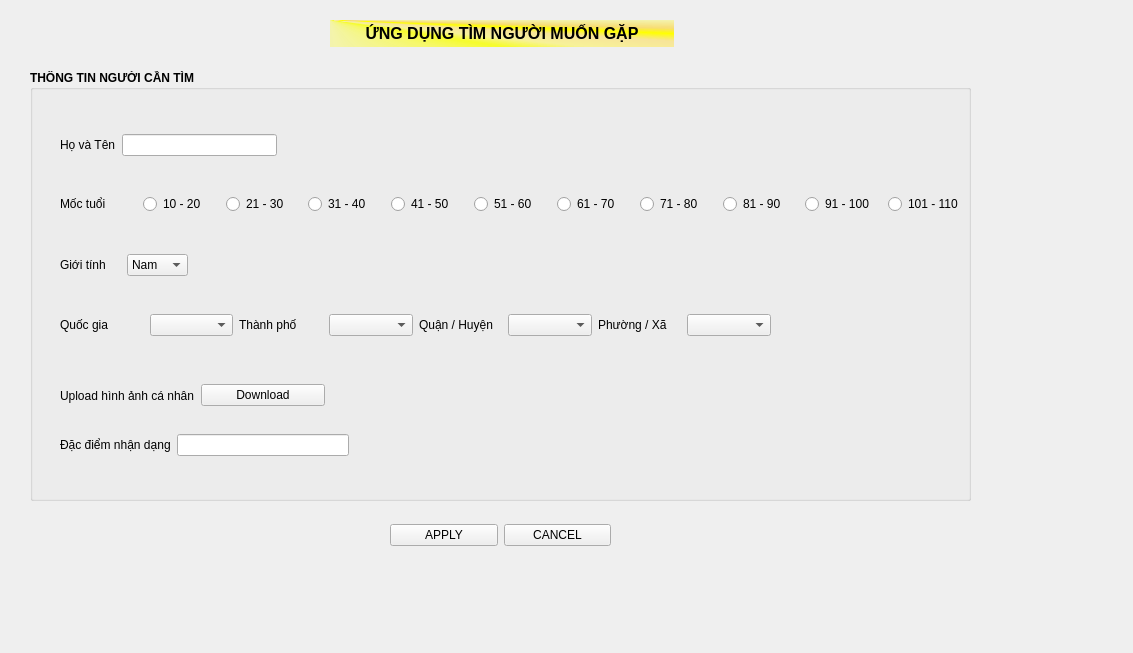
<?xml version="1.0" encoding="UTF-8"?>
<ui version="4.0">
 <class>Form</class>
 <widget class="QWidget" name="Form">
  <property name="geometry">
   <rect>
    <x>0</x>
    <y>0</y>
    <width>1133</width>
    <height>653</height>
   </rect>
  </property>
  <property name="windowTitle">
   <string>Form</string>
  </property>
  <widget class="QLabel" name="title_label">
   <property name="geometry">
    <rect>
     <x>330</x>
     <y>20</y>
     <width>344</width>
     <height>27</height>
    </rect>
   </property>
   <property name="font">
    <font>
     <pointsize>12</pointsize>
     <bold>true</bold>
    </font>
   </property>
   <property name="mouseTracking">
    <bool>true</bool>
   </property>
   <property name="styleSheet">
    <string notr="true">background-color: qconicalgradient(cx:0, cy:0, angle:135, stop:0 rgba(255, 255, 0, 69), stop:0.375 rgba(255, 255, 0, 69), stop:0.423533 rgba(251, 255, 0, 145), stop:0.45 rgba(247, 255, 0, 208), stop:0.477581 rgba(255, 244, 71, 130), stop:0.518717 rgba(255, 218, 71, 130), stop:0.55 rgba(255, 255, 0, 255), stop:0.57754 rgba(255, 203, 0, 130), stop:0.625 rgba(255, 255, 0, 69), stop:1 rgba(255, 255, 0, 69));
color: rgb(0, 0, 0);</string>
   </property>
   <property name="text">
    <string>&lt;html&gt;&lt;head/&gt;&lt;body&gt;&lt;p align=&quot;center&quot;&gt;ỨNG DỤNG TÌM NGƯỜI MUỐN GẶP&lt;/p&gt;&lt;/body&gt;&lt;/html&gt;</string>
   </property>
  </widget>
  <widget class="QGroupBox" name="groupBox">
   <property name="geometry">
    <rect>
     <x>30</x>
     <y>70</y>
     <width>941</width>
     <height>431</height>
    </rect>
   </property>
   <property name="font">
    <font>
     <bold>true</bold>
    </font>
   </property>
   <property name="title">
    <string>THÔNG TIN NGƯỜI CẦN TÌM</string>
   </property>
   <widget class="QWidget" name="horizontalLayoutWidget">
    <property name="geometry">
     <rect>
      <x>30</x>
      <y>60</y>
      <width>217</width>
      <height>30</height>
     </rect>
    </property>
    <layout class="QHBoxLayout" name="horizontalLayout">
     <item>
      <widget class="QLabel" name="ho_ten_label">
       <property name="font">
        <font>
         <bold>false</bold>
        </font>
       </property>
       <property name="text">
        <string>Họ và Tên</string>
       </property>
      </widget>
     </item>
     <item>
      <widget class="QLineEdit" name="lineEdit"/>
     </item>
    </layout>
   </widget>
   <widget class="QWidget" name="horizontalLayoutWidget_3">
    <property name="geometry">
     <rect>
      <x>30</x>
      <y>120</y>
      <width>905</width>
      <height>28</height>
     </rect>
    </property>
    <layout class="QHBoxLayout" name="horizontalLayout_3">
     <item>
      <widget class="QLabel" name="label_3">
       <property name="font">
        <font>
         <pointsize>9</pointsize>
         <bold>false</bold>
        </font>
       </property>
       <property name="text">
        <string>Mốc tuổi</string>
       </property>
      </widget>
     </item>
     <item>
      <widget class="QRadioButton" name="check_1">
       <property name="font">
        <font>
         <pointsize>9</pointsize>
         <bold>false</bold>
        </font>
       </property>
       <property name="text">
        <string>10 - 20</string>
       </property>
      </widget>
     </item>
     <item>
      <widget class="QRadioButton" name="check_5">
       <property name="font">
        <font>
         <pointsize>9</pointsize>
         <bold>false</bold>
        </font>
       </property>
       <property name="text">
        <string>21 - 30</string>
       </property>
      </widget>
     </item>
     <item>
      <widget class="QRadioButton" name="check_4">
       <property name="font">
        <font>
         <pointsize>9</pointsize>
         <bold>false</bold>
        </font>
       </property>
       <property name="text">
        <string>31 - 40</string>
       </property>
      </widget>
     </item>
     <item>
      <widget class="QRadioButton" name="check_3">
       <property name="font">
        <font>
         <pointsize>9</pointsize>
         <bold>false</bold>
        </font>
       </property>
       <property name="text">
        <string>41 - 50</string>
       </property>
      </widget>
     </item>
     <item>
      <widget class="QRadioButton" name="check_2">
       <property name="font">
        <font>
         <pointsize>9</pointsize>
         <bold>false</bold>
        </font>
       </property>
       <property name="text">
        <string>51 - 60</string>
       </property>
      </widget>
     </item>
     <item>
      <widget class="QRadioButton" name="check_6">
       <property name="font">
        <font>
         <pointsize>9</pointsize>
         <bold>false</bold>
        </font>
       </property>
       <property name="text">
        <string>61 - 70</string>
       </property>
      </widget>
     </item>
     <item>
      <widget class="QRadioButton" name="check_7">
       <property name="font">
        <font>
         <pointsize>9</pointsize>
         <bold>false</bold>
        </font>
       </property>
       <property name="text">
        <string>71 - 80</string>
       </property>
      </widget>
     </item>
     <item>
      <widget class="QRadioButton" name="check_8">
       <property name="font">
        <font>
         <pointsize>9</pointsize>
         <bold>false</bold>
        </font>
       </property>
       <property name="text">
        <string>81 - 90</string>
       </property>
      </widget>
     </item>
     <item>
      <widget class="QRadioButton" name="check_9">
       <property name="font">
        <font>
         <pointsize>9</pointsize>
         <bold>false</bold>
        </font>
       </property>
       <property name="text">
        <string>91 - 100</string>
       </property>
      </widget>
     </item>
     <item>
      <widget class="QRadioButton" name="check_10">
       <property name="font">
        <font>
         <pointsize>9</pointsize>
         <bold>false</bold>
        </font>
       </property>
       <property name="text">
        <string>101 - 110</string>
       </property>
      </widget>
     </item>
    </layout>
   </widget>
   <widget class="QWidget" name="horizontalLayoutWidget_2">
    <property name="geometry">
     <rect>
      <x>30</x>
      <y>180</y>
      <width>128</width>
      <height>30</height>
     </rect>
    </property>
    <layout class="QHBoxLayout" name="horizontalLayout_2">
     <item>
      <widget class="QLabel" name="gioi_tinh_label">
       <property name="font">
        <font>
         <pointsize>9</pointsize>
         <bold>false</bold>
        </font>
       </property>
       <property name="text">
        <string>Giới tính</string>
       </property>
      </widget>
     </item>
     <item>
      <widget class="QComboBox" name="gioi_tinh">
       <property name="font">
        <font>
         <pointsize>9</pointsize>
         <bold>false</bold>
        </font>
       </property>
       <property name="insertPolicy">
        <enum>QComboBox::NoInsert</enum>
       </property>
       <item>
        <property name="text">
         <string>Nam</string>
        </property>
       </item>
       <item>
        <property name="text">
         <string>Nữ</string>
        </property>
       </item>
       <item>
        <property name="text">
         <string/>
        </property>
        <property name="icon">
         <iconset theme="accessories-calculator"/>
        </property>
       </item>
      </widget>
     </item>
    </layout>
   </widget>
   <widget class="QWidget" name="horizontalLayoutWidget_4">
    <property name="geometry">
     <rect>
      <x>30</x>
      <y>360</y>
      <width>289</width>
      <height>30</height>
     </rect>
    </property>
    <layout class="QHBoxLayout" name="horizontalLayout_4">
     <item>
      <widget class="QLabel" name="dac_diem_nhan_dang">
       <property name="font">
        <font>
         <bold>false</bold>
        </font>
       </property>
       <property name="text">
        <string>Đặc điểm nhận dạng</string>
       </property>
      </widget>
     </item>
     <item>
      <widget class="QLineEdit" name="info_face"/>
     </item>
    </layout>
   </widget>
   <widget class="QWidget" name="horizontalLayoutWidget_9">
    <property name="geometry">
     <rect>
      <x>30</x>
      <y>240</y>
      <width>711</width>
      <height>30</height>
     </rect>
    </property>
    <layout class="QHBoxLayout" name="horizontalLayout_9">
     <item>
      <widget class="QLabel" name="nation">
       <property name="font">
        <font>
         <pointsize>9</pointsize>
         <bold>false</bold>
        </font>
       </property>
       <property name="text">
        <string>Quốc gia</string>
       </property>
      </widget>
     </item>
     <item>
      <widget class="QComboBox" name="nation_box"/>
     </item>
     <item>
      <widget class="QLabel" name="city">
       <property name="font">
        <font>
         <pointsize>9</pointsize>
         <bold>false</bold>
        </font>
       </property>
       <property name="text">
        <string>Thành phố</string>
       </property>
      </widget>
     </item>
     <item>
      <widget class="QComboBox" name="city_box"/>
     </item>
     <item>
      <widget class="QLabel" name="district">
       <property name="font">
        <font>
         <pointsize>9</pointsize>
         <bold>false</bold>
        </font>
       </property>
       <property name="text">
        <string>Quận / Huyện</string>
       </property>
      </widget>
     </item>
     <item>
      <widget class="QComboBox" name="district_box"/>
     </item>
     <item>
      <widget class="QLabel" name="ward">
       <property name="font">
        <font>
         <pointsize>9</pointsize>
         <bold>false</bold>
        </font>
       </property>
       <property name="text">
        <string>Phường / Xã</string>
       </property>
      </widget>
     </item>
     <item>
      <widget class="QComboBox" name="ward_box"/>
     </item>
    </layout>
   </widget>
   <widget class="QWidget" name="horizontalLayoutWidget_6">
    <property name="geometry">
     <rect>
      <x>30</x>
      <y>310</y>
      <width>265</width>
      <height>31</height>
     </rect>
    </property>
    <layout class="QHBoxLayout" name="horizontalLayout_6">
     <item>
      <widget class="QLabel" name="upload_avatar_label">
       <property name="font">
        <font>
         <bold>false</bold>
        </font>
       </property>
       <property name="text">
        <string>Upload hình ảnh cá nhân</string>
       </property>
      </widget>
     </item>
     <item>
      <widget class="QPushButton" name="pushButton">
       <property name="font">
        <font>
         <bold>false</bold>
        </font>
       </property>
       <property name="text">
        <string>Download</string>
       </property>
      </widget>
     </item>
    </layout>
   </widget>
  </widget>
  <widget class="QWidget" name="horizontalLayoutWidget_5">
   <property name="geometry">
    <rect>
     <x>390</x>
     <y>510</y>
     <width>221</width>
     <height>51</height>
    </rect>
   </property>
   <layout class="QHBoxLayout" name="horizontalLayout_5">
    <item>
     <widget class="QPushButton" name="apply_button">
      <property name="text">
       <string>APPLY</string>
      </property>
     </widget>
    </item>
    <item>
     <widget class="QPushButton" name="cancel_button">
      <property name="text">
       <string>CANCEL</string>
      </property>
     </widget>
    </item>
   </layout>
  </widget>
 </widget>
 <resources/>
 <connections/>
</ui>
